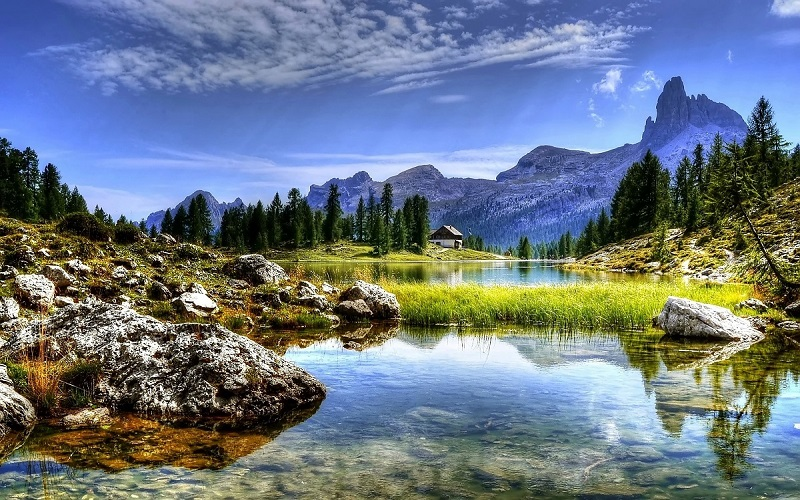
#> input picture images/landscape.jpg, 800 x 500 px
$ python exam_q1.py images/landscape.jpg
#> lines starting #> are read from the running program, lines starting #| are printed output that depends on the picture; after the words box and inside, x2 and y2 are one past the last pixel; in counts of white or black regions, pixels touching at a corner belong together
# -*- coding: utf-8 -*-

'''
Exam - Q1 - Alireza Sadeghi Nasab
'''

# imports
import sys
import cv2
import matplotlib.pyplot as plt

################################################################################

def load_image(path, is_grayscale=False):
#> called with path = 'images/landscape.jpg', is_grayscale = False
    if is_grayscale:
        return cv2.imread(path, cv2.IMREAD_GRAYSCALE)
    else:
        return cv2.imread(path)
#> returned value is the input picture: shape (500, 800, 3); mean B, G, R 132.5, 119.5, 106.8

def is_not_loaded_properly(image):
    if (image is None) or (image.size == 0):
        return True
    else:
        return False

def is_grayscale(image):
    dimensions = image.shape
    if len(dimensions) < 3:
        return True
    if len(dimensions) == 3:
        return False

def convert_to_grayscale(image):
    return cv2.cvtColor(image, cv2.COLOR_BGR2GRAY)

def print_properties(image, title):
#> called with title = 'image'
    height, width = image.shape[:2]
#> height = 500; width = 800
    pixels = image.size
#> pixels = 1200000
    dtype = image.dtype
    print('######## {} properties ########'.format(title))
    print('height -> ', height)
#| height ->  500
    print('width -> ', width)
#| width ->  800
    print('number of pixels -> ', pixels)
#| number of pixels ->  1200000
    print('type -> ', dtype)
#| type ->  uint8
    print('##########################')

def modify_rows_columns_pixels(image, rows, columns, new_value):
    for i in range(rows[0], rows[1]):
        for j in range(columns[0], columns[1]):
            image[i][j] = new_value

def show_image(image, image_name):
    cv2.imshow(image_name, image)

def display_multiple_img(images, rows=1, cols=1):
    figure, ax = plt.subplots(nrows=rows, ncols=cols)
    for ind,title in enumerate(images):
        if is_grayscale(images[title]):
            ax.ravel()[ind].imshow(images[title], cmap=plt.get_cmap('gray'))
        else:
            ax.ravel()[ind].imshow(images[title])
        ax.ravel()[ind].set_title(title)
        ax.ravel()[ind].set_axis_off()
    plt.tight_layout()
    plt.show()

################################################################################

if __name__ == "__main__":

    #1
    if len(sys.argv) < 2:
        print('invalid input')
        sys.exit()
    else:
        image_addr = sys.argv[1]

        #2
        image = load_image(image_addr, is_grayscale=False)
        original_image = image.copy()

        if is_not_loaded_properly(image):
            print('image not loaded properly ... exiting program')
            sys.exit()

        #3
        print_properties(image, 'image')

        #4
        if is_grayscale(image):
            print('image is grayscale ... exiting program')
            sys.exit()
        else:
            channels_count = len(image.shape)
#> channels_count = 3
            print('image is colorful. image channels count: ', channels_count)
#| image is colorful. image channels count:  3

        #5
        gray_image = convert_to_grayscale(image)
#> in convert_to_grayscale, `return cv2.cvtColor(image, cv2.COLOR_BGR2GRAY)`:
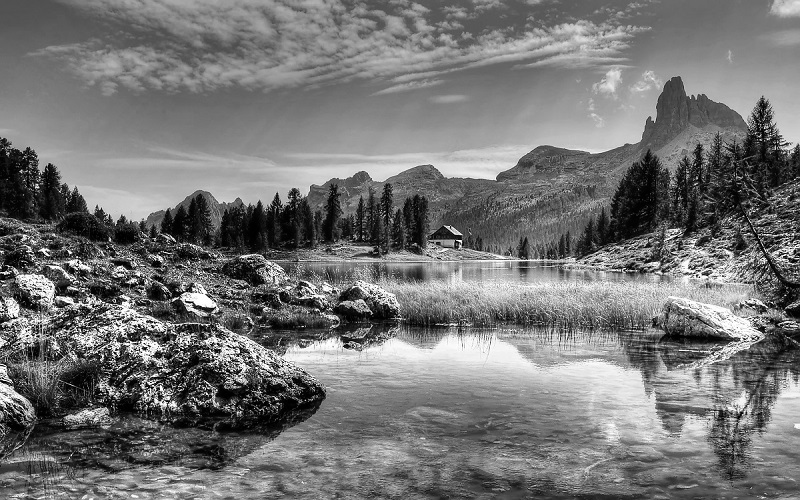
#> returned value: shape (500, 800); min 0, max 255, mean 117.2
        original_gray_image = gray_image.copy()

        #6
        print('pixel of x=10 and y=20 of colorful image: ', image[20, 10])
#| pixel of x=10 and y=20 of colorful image:  [166  80  56]
        print('pixel of x=10 and y=20 of grayscale image: ', gray_image[20, 10])
#| pixel of x=10 and y=20 of grayscale image:  83

        #7
        modify_rows_columns_pixels(image, [50, 80], [100, 150], (255, 0, 0))
#> after the loop in modify_rows_columns_pixels, `for i in range(rows[0], rows[1]):`:
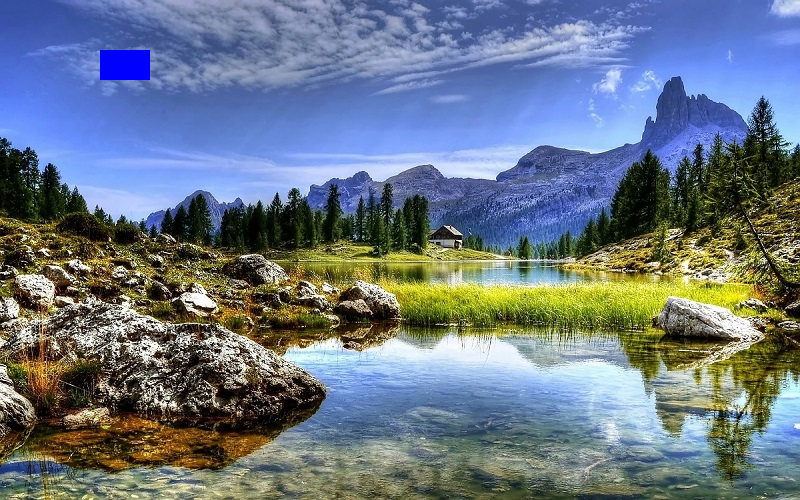
#> image: shape (500, 800, 3); 0.38% of pixels changed, all inside (x1, y1, x2, y2) = (100, 50, 150, 80)

        #8
        modify_rows_columns_pixels(gray_image, [20, 100], [50, 70], 255)

        #9
        images = {
            'original_image': original_image,
            'original_gray_image': original_gray_image,
            'modified_image': image,
            'modified_gray_image': gray_image
        }
        display_multiple_img(images, 2, 2)
#> the loop in display_multiple_img, `for ind,title in enumerate(images):` made 4 passes
#> (title, dimensions in is_grayscale) on passes 1 to 4: ('original_image', (500, 800, 3)), ('original_gray_image', (500, 800)), ('modified_image', (500, 800, 3)), ('modified_gray_image', (500, 800))
#> in display_multiple_img, `plt.show()`:
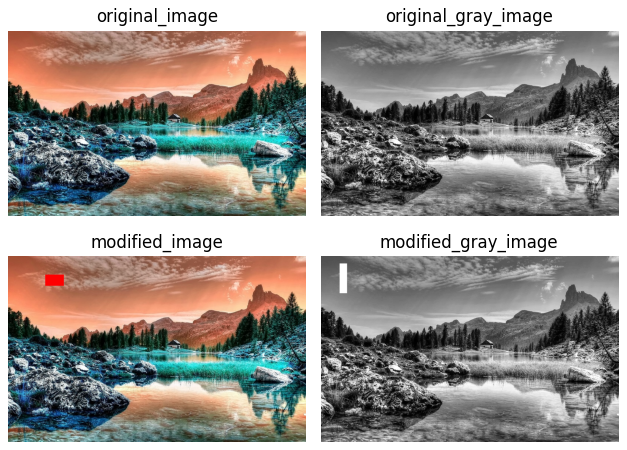
#> figure drawn by matplotlib, 4 panels; B, G, R data is drawn as R, G, B
